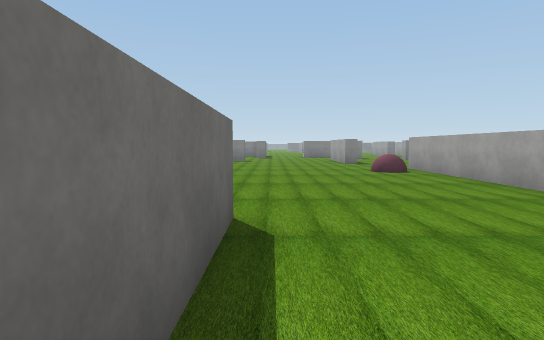
View 1 (above)

19 first-person views from a walk through a Unity game level. The camera is 1.5 m above the floor, tilts 4° down and sees 75° across. The floor is counted in squares, 2 m on a side. Each view is taken from the middle of a square. On the plan, view 1 faces up. The plan holds only what a view shows up to about 11 squares ahead; the rest is blank. The place goes on beyond the plan. The player is left out. Some animated figures are left out. Some surface patterns are stand-ins.

View 2
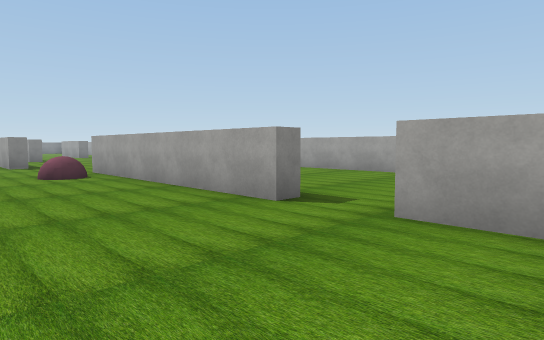

View 3
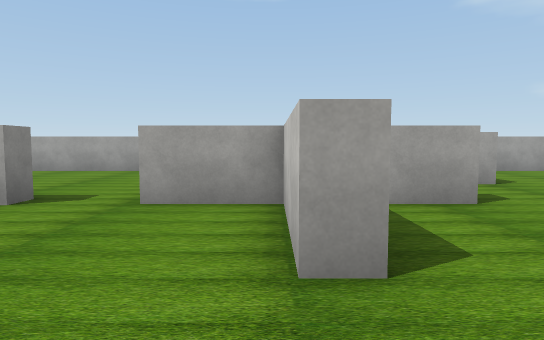

View 4
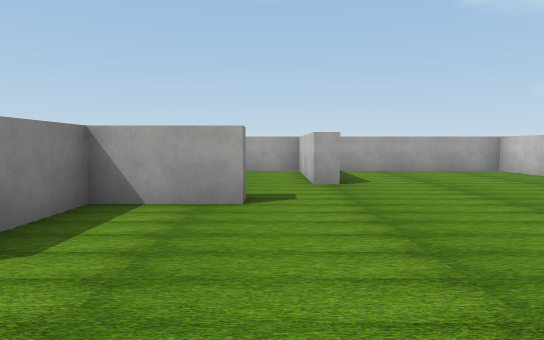

View 5
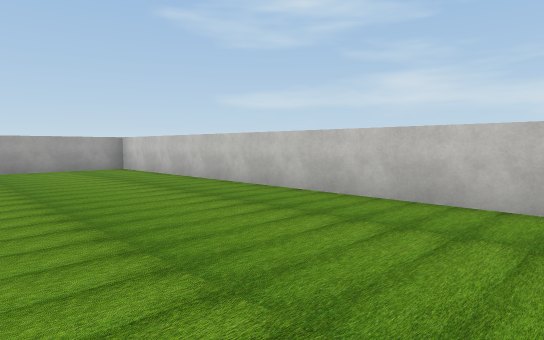

View 6
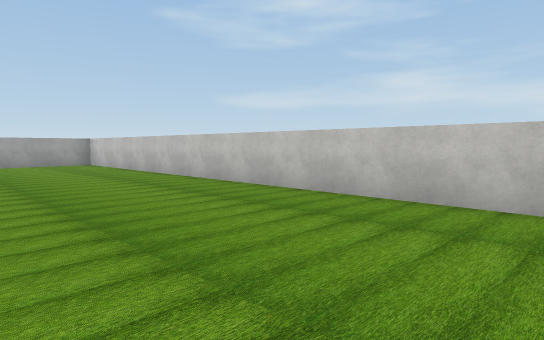

View 7
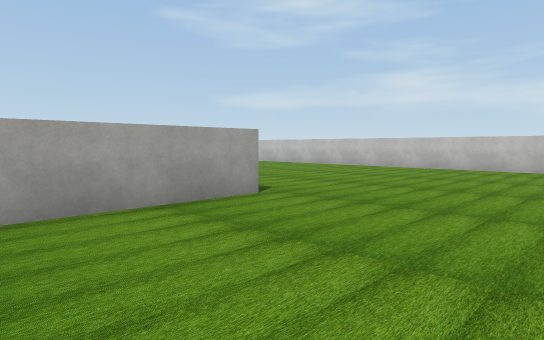

View 8
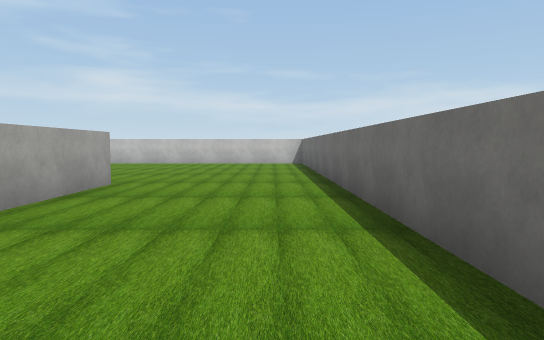

View 9
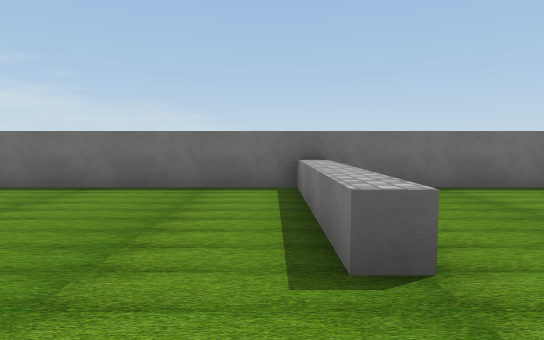

View 10
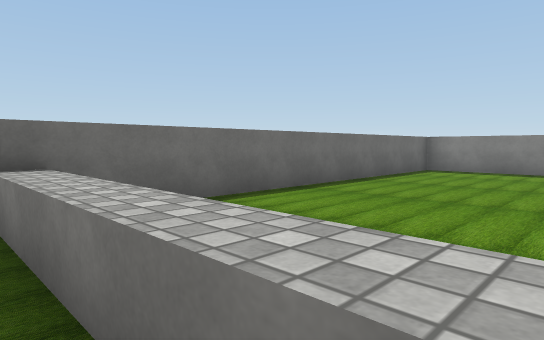

View 11
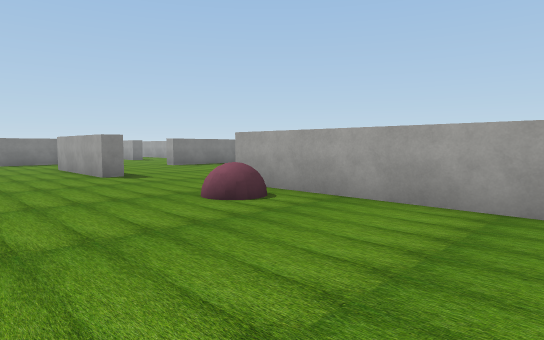

View 12
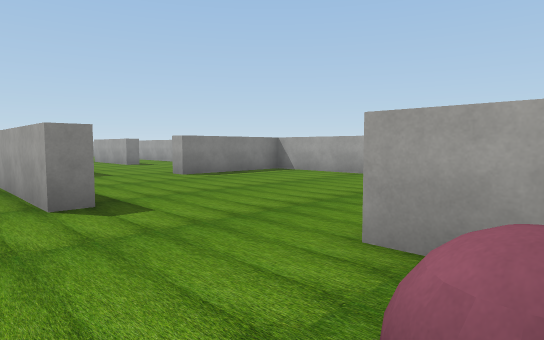

View 13
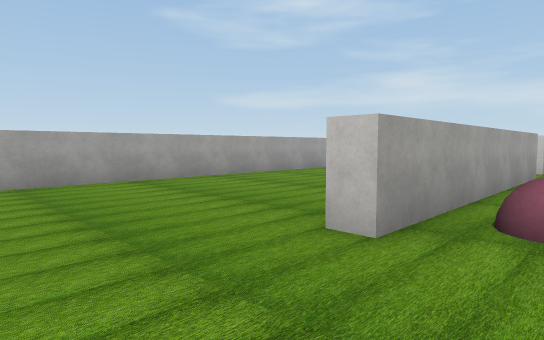

View 14
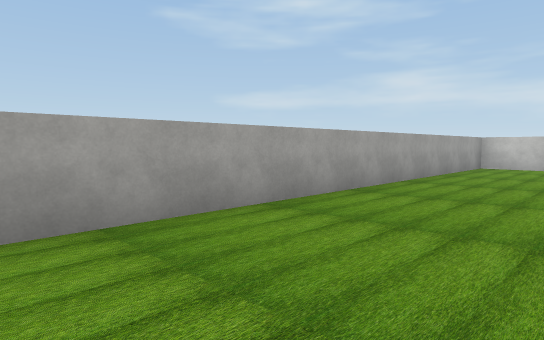

View 15
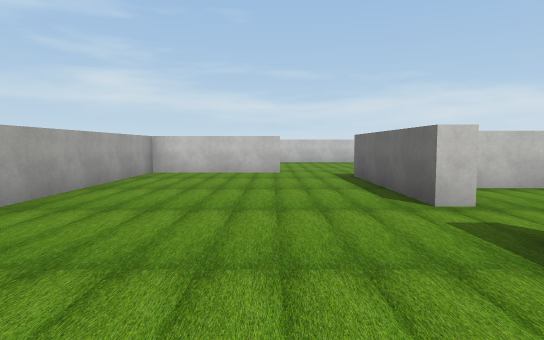

View 16
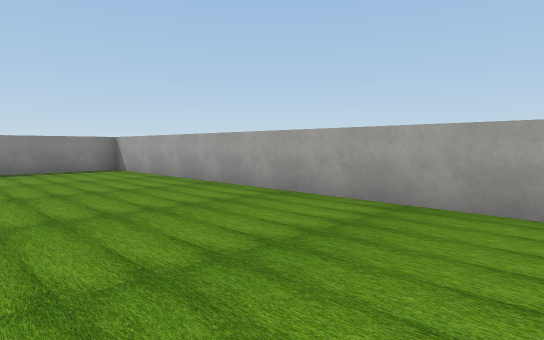

View 17
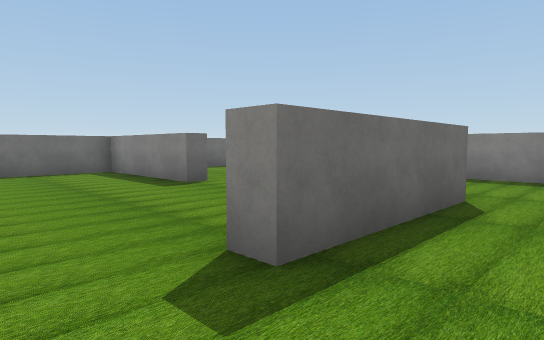

View 18
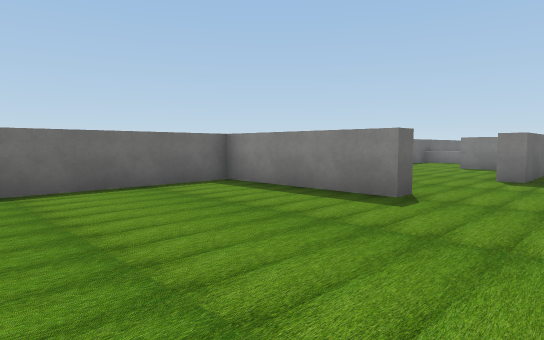

View 19
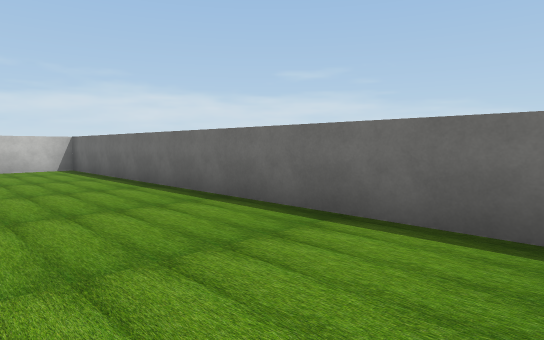

### Floor plan
Points are (right, up) in squares from view 1. A wall is a line through its corners. A room is listed if a view was taken in it or the views show most of it. See-through windows are left out.
Room 1 (views 1, 2, 3, 4, 5, 6, 7, 8, 9, 10, 11, 12, 13, 14, 15, 16, 17, 18, 19)
walls: (-0.4, 3.6) (-0.4, 0.5); (5, 4.3) (4.4, 4.3) (4.4, 11.4) (5, 11.4); (1.9, 0.2) (1.9, 0.8) (4.4, 0.8) (4.4, 2.7) (5, 2.7) (5, -1.6) (4.4, -1.6) (4.4, 0.3) (3, 0.3); (-0.9, -0.9) (-0.9, 2.5); (6.8, -3.4) (6.8, -2.8) (10.3, -2.8) (10.3, 18) (6.8, 18) (6.8, 18.5); (-1.3, 17.4) (-1.3, 16.9) (-5.2, 16.9) (-5.2, -8.6) (10.3, -8.6) (10.3, -3.9); (3.5, 18.2) (3.5, 14.5) (3, 14.5) (3, 18.2)
low walls: (-1, 7) (-1, 6.5) (-4.9, 6.5)
ways out: gap at (3, 18)
objects: other object (3, 10)

Where each view was taken, in squares from view 1:
view 1: 0 up, 0 right, facing up
view 2: 1 up, 1 right, facing up-right
view 3: 1 up, 0 right, facing right
view 4: 2 down, 0 right, facing right
view 5: 4 down, 1 left, facing down-right
view 6: 4 down, 4 left, facing down-right
view 7: 3 up, 5 left, facing down-right
view 8: 6 up, 4 left, facing down
view 9: 6 up, 1 right, facing left
view 10: 6 up, 1 left, facing up-left
view 11: 6 up, 0 right, facing up-right
view 12: 10 up, 2 right, facing up-right
view 13: 14 up, 3 right, facing down-right
view 14: 10 up, 7 right, facing down-right
view 15: 7 up, 7 right, facing down
view 16: 7 up, 6 right, facing up-right
view 17: 13 up, 5 right, facing up-left
view 18: 12 up, 1 right, facing up-left
view 19: 3 up, 2 left, facing down-left
